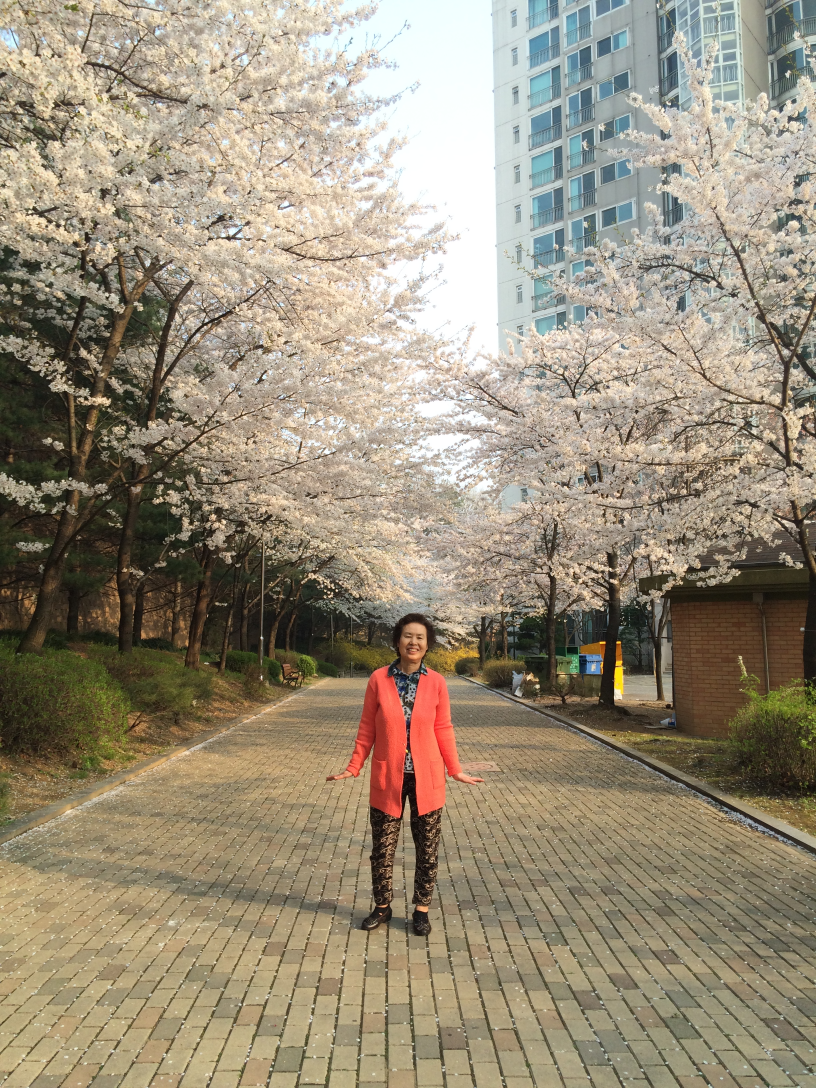
#> input picture Projects/images/grandma.JPG, 2448 x 3264 px, found by its file name (shown at 1/3 size)
$ python loading_img.py
#> lines starting #> are read from the running program, lines starting #| are printed output that depends on the picture
import cv2
import numpy as numpy
import matplotlib.pyplot as plt

oriimg = cv2.imread('/home/kaeun/Projects/grandma.JPG', cv2.IMREAD_GRAYSCALE)
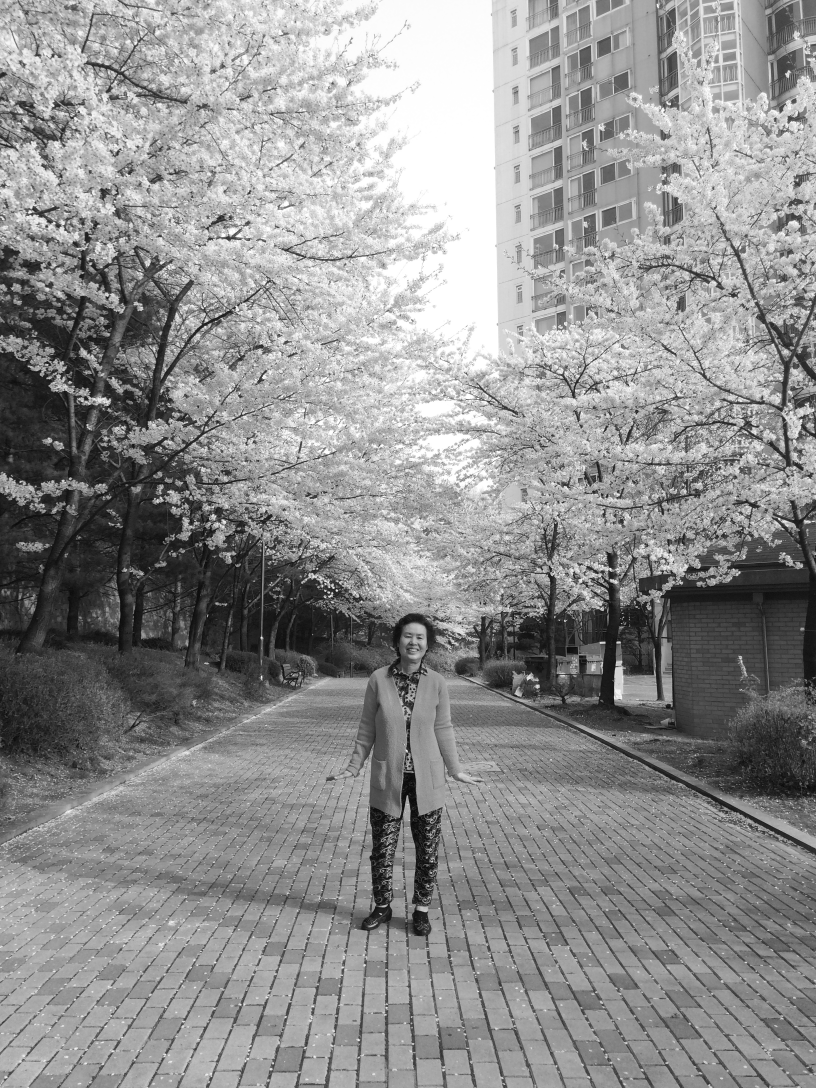
#> oriimg: shape (3264, 2448) (shown at 1/3 size); min 0, max 255, mean 143.5
#other options:
#IMREAD_COLOR =1
#IMREAD_UNCHANGED -1 -
#grayscale 0

# print(img.shape)

img = cv2.resize(oriimg, None, fx=0.2, fy=0.2)
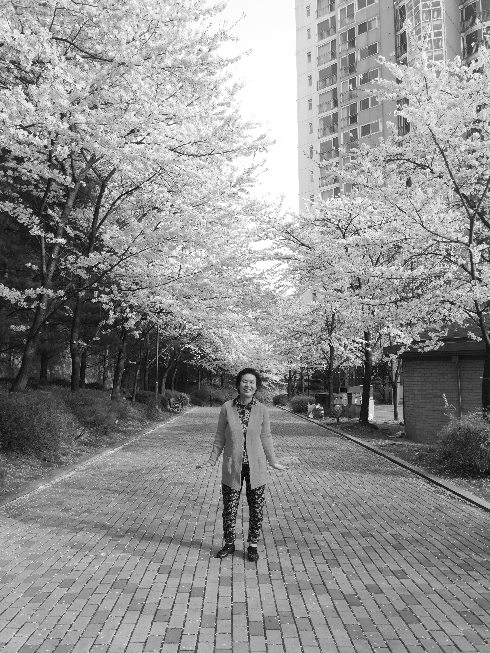
#> img: shape (653, 490); min 0, max 255, mean 143.4

# cv2.imshow('image', img)
# cv2.waitKey(0) #press any key
# cv2.destroyAllWindows()

#we would mostly use imshow

#save image
cv2.imwrite('grandmalove.png', img)

plt.imshow(img, cmap='gray', interpolation='bicubic')
#opencv: BGR, matplotlib: RGB
plt.plot([50, 100], [80, 100], 'c', linewidth=5)
# plt.savefig('demo.png', bbox_inches='tight')
plt.show()
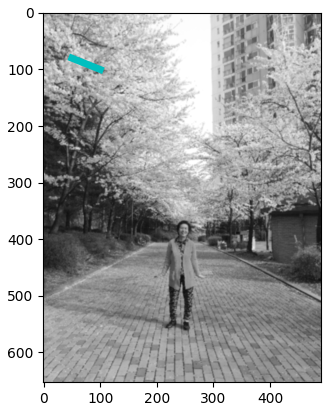
#> figure drawn by matplotlib, 1 panel

$ run again, with Projects/images/A.jpg copied over Projects/images/grandma.JPG
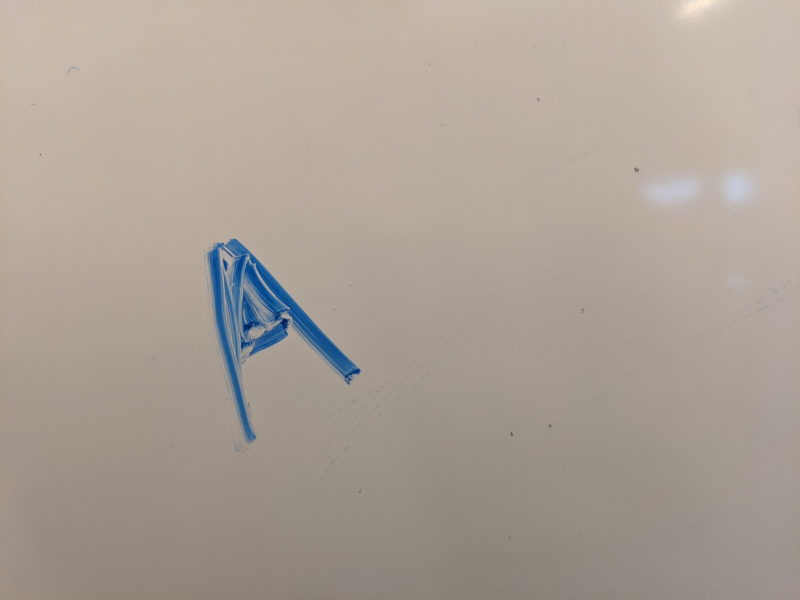
#> input picture Projects/images/A.jpg, 1600 x 1200 px, found by its file name (shown at 1/2 size)
#> `img = cv2.resize(oriimg, None, fx=0.2, fy=0.2)`:
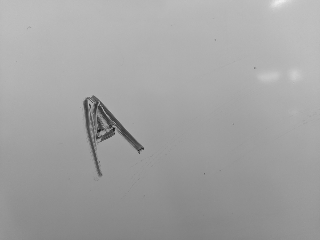
#> img: shape (240, 320); min 21, max 241, mean 162.2
#> `plt.show()`:
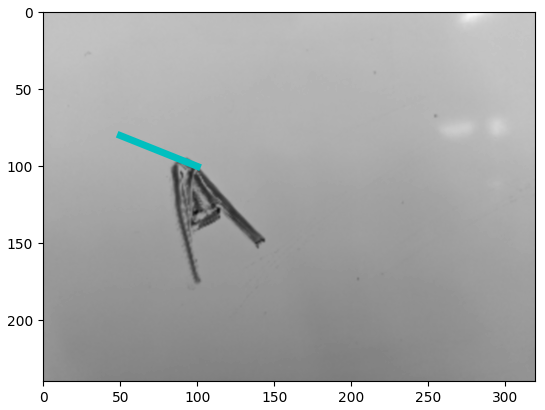
#> figure drawn by matplotlib, 1 panel
